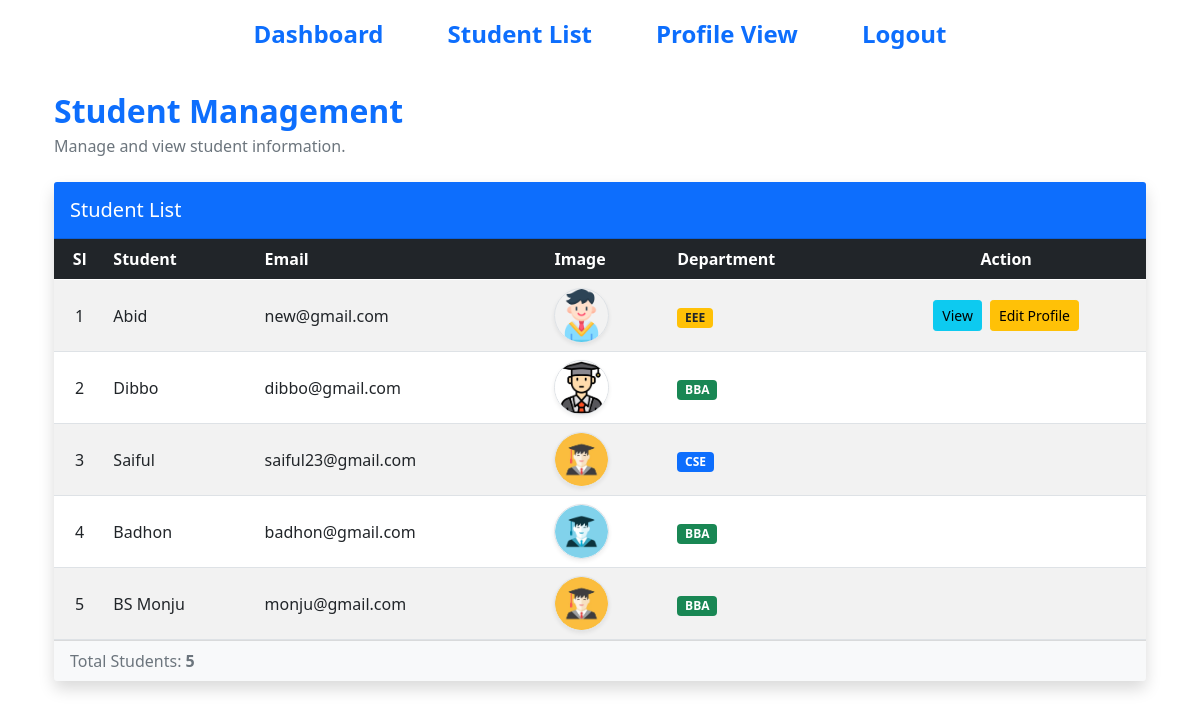
The page /student-list/ (signed in) on the database its author committed.
### portal_app/models.py (models this page shows, shortened)
class StudentModel(models.Model):
    DEPT_TYPES = [
        ('BBA', 'BBA'),
        ('CSE', 'CSE'),
        ('EEE', 'EEE'),
    ]
    user = models.OneToOneField(
        UserModel,
        on_delete=models.CASCADE,
        related_name='student_profile'
    )
    name = models.CharField(max_length=100, null=True, blank=True)
    email = models.EmailField(null=True, blank=True)
    phone = models.CharField(max_length=15, null=True, blank=True)
    address = models.TextField(null=True, blank=True)
    image = models.ImageField(upload_to='media/student_images',null=True,blank=True)
    department = models.CharField(choices=DEPT_TYPES,max_length=20,null=True,blank=True)

### portal_app/views.py (the view)
# urls.py: path('student-list/',student_list, name='student_list'),
@login_required
def student_list(request):
    if request.user.role == 'Admin':
        students = StudentModel.objects.select_related(
            'user'
        ).all()
    else:
        students = StudentModel.objects.select_related(
            'user'
        ).all()
    context = {
        'students': students
    }
    return render(request, 'pages/student_list.html', context)

### portal_app/templates/pages/student_list.html (shortened to what this page needs)
{% extends 'master/base.html' %}
{% block Content %}
<div class="container py-4">
    <div class="d-flex justify-content-between align-items-center mb-4">
        <div>
            <h2 class="fw-bold text-primary mb-1">Student Management</h2>
            <p class="text-muted mb-0">
                Manage and view student information.
            </p>
        </div>
    </div>
    <div class="card shadow border-0 rounded-3">
        <div class="card-header bg-primary text-white py-3">
            <h5 class="mb-0">Student List</h5>
        </div>
        <div class="card-body p-0">
            <div class="table-responsive">
                <table class="table table-hover table-striped align-middle mb-0">
                    <thead class="table-dark">
                        <tr>
                            <th class="text-center">Sl</th>
                            <th>Student</th>
                            <th>Email</th>
                            <th>Image</th>
                            <th>Department</th>
                            <th class="text-center">Action</th>
                        </tr>
                    </thead>
                    <tbody>
                        {% for s in students %}
                        <tr>
                            <td class="text-center">
                                {{ forloop.counter }}
                            </td>
                            <td class="fw-semibold">
                                {{ s.name|default:"N/A" }}
                            </td>
                            <td>{{ s.email|default:"N/A" }}</td>
                            <td>
                                {% if s.image %}
                                <img src="{{ s.image.url }}"
                                     alt="{{ s.name }}"
                                     class="rounded-circle border shadow-sm"
                                     style="width:55px;height:55px;object-fit:cover;">
                                {% else %}
                                <span class="badge bg-secondary">No Image</span>
                                {% endif %}
                            </td>
                            <td>
                                {% if s.department == 'BBA' %}
                                    <span class="badge bg-success">BBA</span>
                                {% elif s.department == 'CSE' %}
                                    <span class="badge bg-primary">CSE</span>
                                {% elif s.department == 'EEE' %}
                                    <span class="badge bg-warning text-dark">EEE</span>
                                {% else %}
                                    <span class="badge bg-secondary">
                                        {{ s.department|default:"N/A" }}
                                    </span>
                                {% endif %}
                            </td>
                            <td class="text-center">
                                <div class="d-flex justify-content-center gap-2 flex-wrap">
                                    {% if request.user.role == 'Admin' or s.user_id == request.user.id %}
                                    <a href="{% url 'student_detail' s.id %}"
                                       class="btn btn-info btn-sm">
                                        View
                                    </a>
                                    {% endif %}
                                    {% if request.user.role == 'Admin' %}
                                    <a href="{% url 'student_update' s.id %}"
                                       class="btn btn-warning btn-sm">
                                        Update
                                    </a>
                                    <a href="{% url 'student_delete' s.id %}"
                                       class="btn btn-danger btn-sm">
                                        Delete
                                    </a>
                                    {% elif s.user_id == request.user.id %}
                                    <a href="{% url 'student_update' s.id %}"
                                       class="btn btn-warning btn-sm">
                                        Edit Profile
                                    </a>
                                    {% endif %}
                                </div>
                            </td>
                        </tr>
                        {% endfor %}
                    </tbody>
                </table>
            </div>
        </div>
        <div class="card-footer bg-light text-muted">
            Total Students: <strong>{{ students|length }}</strong>
        </div>
    </div>
</div>
{% endblock %}

### portal_app/templates/master/base.html (shortened to what this page needs)
<!doctype html>
<html lang="en">
  <head>
    <link href="https://cdn.jsdelivr.net/npm/bootstrap@5.0.2/dist/css/bootstrap.min.css" rel="stylesheet">
  </head>
  <body>
    {% include 'master/nav.html' %}
    <div class="container">
        {% block Content %}
        {% endblock Content %}
    </div>
  </body>
</html>

### portal_app/templates/master/nav.html (shortened to what this page needs)
<nav class="navbar navbar-expand-lg bg-body-tertiary">
  <div class="container-fluid">
    <div class="collapse navbar-collapse" id="navbarNav">
      <ul class="navbar-nav mx-auto fs-4 fw-bold gap-5">
        {% if request.user.is_authenticated %}
            <li class="nav-item">
              <a class="nav-link active" aria-current="page" href="{% url 'dashboard' %}">Dashboard</a>
            </li>
            <li class="nav-item">
                <a class="nav-link" href="{% url 'student_list' %}">Student List</a>
            </li>
            <li class="nav-item">
                <a class="nav-link" href="{% url 'student_create' %}">Profile View</a>
            </li>
            <li class="nav-item">
                <a class="nav-link" href="{% url 'logout_view' %}">Logout</a>
            </li>
        {% endif %}
      </ul>
    </div>
  </div>
</nav>

### rows shown on the page
StudentModel: name "Abid", email "new@gmail.com", image (picture), department "EEE", shows "View", shows "Edit Profile"
StudentModel: name "Dibbo", email "dibbo@gmail.com", image (picture), department "BBA"
StudentModel: name "Saiful", email "saiful23@gmail.com", image (picture), department "CSE"
StudentModel: name "Badhon", email "badhon@gmail.com", image (picture), department "BBA"
StudentModel: name "BS Monju", email "monju@gmail.com", image (picture), department "BBA"

### other values the page prints
{{ students|length }} "5"
